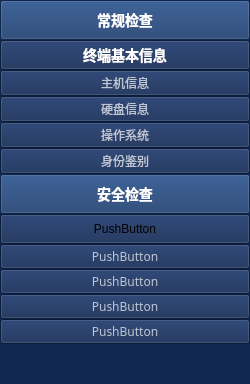
       <widget class="QFrame" name="frame_dingji">
        <property name="sizePolicy">
         <sizepolicy hsizetype="Fixed" vsizetype="Preferred">
          <horstretch>0</horstretch>
          <verstretch>0</verstretch>
         </sizepolicy>
        </property>
        <property name="minimumSize">
         <size>
          <width>250</width>
          <height>0</height>
         </size>
        </property>
        <property name="layoutDirection">
         <enum>Qt::LeftToRight</enum>
        </property>
        <property name="styleSheet">
         <string notr="true">background: #112853;</string>
        </property>
        <property name="frameShape">
         <enum>QFrame::NoFrame</enum>
        </property>
        <property name="frameShadow">
         <enum>QFrame::Raised</enum>
        </property>
        <property name="lineWidth">
         <number>0</number>
        </property>
        <layout class="QVBoxLayout" name="verticalLayout_8">
         <property name="spacing">
          <number>0</number>
         </property>
         <property name="leftMargin">
          <number>0</number>
         </property>
         <property name="topMargin">
          <number>0</number>
         </property>
         <property name="rightMargin">
          <number>0</number>
         </property>
         <property name="bottomMargin">
          <number>0</number>
         </property>
         <item>
          <widget class="QFrame" name="frame_1_1">
           <property name="frameShape">
            <enum>QFrame::NoFrame</enum>
           </property>
           <property name="frameShadow">
            <enum>QFrame::Raised</enum>
           </property>
           <property name="lineWidth">
            <number>0</number>
           </property>
           <layout class="QVBoxLayout" name="verticalLayout_4">
            <property name="spacing">
             <number>0</number>
            </property>
            <property name="leftMargin">
             <number>0</number>
            </property>
            <property name="topMargin">
             <number>0</number>
            </property>
            <property name="rightMargin">
             <number>0</number>
            </property>
            <property name="bottomMargin">
             <number>0</number>
            </property>
            <item>
             <widget class="QPushButton" name="pushButton_1_1">
              <property name="minimumSize">
               <size>
                <width>0</width>
                <height>40</height>
               </size>
              </property>
              <property name="font">
               <font>
                <family>PingFang SC</family>
                <pointsize>-1</pointsize>
                <weight>75</weight>
                <italic>false</italic>
                <bold>true</bold>
               </font>
              </property>
              <property name="styleSheet">
               <string notr="true">background: #17376A;
border-bottom: 1px solid #29407C;
font-family: PingFang SC;
font-style: normal;
font-weight: 600;
font-size: 14px;
line-height: 20px;

color: #FFFFFF;
</string>
              </property>
              <property name="text">
               <string>常规检查</string>
              </property>
              <property name="autoDefault">
               <bool>false</bool>
              </property>
              <property name="flat">
               <bool>false</bool>
              </property>
             </widget>
            </item>
            <item>
             <widget class="QFrame" name="frame_1_2">
              <property name="frameShape">
               <enum>QFrame::NoFrame</enum>
              </property>
              <property name="frameShadow">
               <enum>QFrame::Raised</enum>
              </property>
              <property name="lineWidth">
               <number>0</number>
              </property>
              <layout class="QVBoxLayout" name="verticalLayout_3">
               <property name="spacing">
                <number>0</number>
               </property>
               <property name="leftMargin">
                <number>0</number>
               </property>
               <property name="topMargin">
                <number>0</number>
               </property>
               <property name="rightMargin">
                <number>0</number>
               </property>
               <property name="bottomMargin">
                <number>0</number>
               </property>
               <item>
                <widget class="QPushButton" name="pushButton_1_2">
                 <property name="minimumSize">
                  <size>
                   <width>0</width>
                   <height>30</height>
                  </size>
                 </property>
                 <property name="styleSheet">
                  <string notr="true">font-family: PingFang SC;
font-style: normal;
font-weight: 500;
font-size: 14px;
line-height: 20px;
color: #FFFFFF;</string>
                 </property>
                 <property name="text">
                  <string>终端基本信息</string>
                 </property>
                 <property name="flat">
                  <bool>false</bool>
                 </property>
                </widget>
               </item>
               <item>
                <widget class="QFrame" name="frame_1_3">
                 <property name="frameShape">
                  <enum>QFrame::NoFrame</enum>
                 </property>
                 <property name="frameShadow">
                  <enum>QFrame::Raised</enum>
                 </property>
                 <property name="lineWidth">
                  <number>0</number>
                 </property>
                 <layout class="QVBoxLayout" name="verticalLayout_2">
                  <property name="spacing">
                   <number>0</number>
                  </property>
                  <property name="leftMargin">
                   <number>0</number>
                  </property>
                  <property name="topMargin">
                   <number>0</number>
                  </property>
                  <property name="rightMargin">
                   <number>0</number>
                  </property>
                  <property name="bottomMargin">
                   <number>0</number>
                  </property>
                  <item>
                   <widget class="QPushButton" name="pushButton_1_3_1">
                    <property name="minimumSize">
                     <size>
                      <width>0</width>
                      <height>25</height>
                     </size>
                    </property>
                    <property name="styleSheet">
                     <string notr="true">font-family: PingFang SC;
font-style: normal;
font-weight: 300;
font-size: 12px;
line-height: 17px;
color: rgba(255, 255, 255, 0.7);</string>
                    </property>
                    <property name="text">
                     <string>主机信息</string>
                    </property>
                    <property name="flat">
                     <bool>false</bool>
                    </property>
                   </widget>
                  </item>
                  <item>
                   <widget class="QPushButton" name="pushButton_1_3_2">
                    <property name="minimumSize">
                     <size>
                      <width>0</width>
                      <height>25</height>
                     </size>
                    </property>
                    <property name="styleSheet">
                     <string notr="true">font-family: PingFang SC;
font-style: normal;
font-weight: 300;
font-size: 12px;
line-height: 17px;
color: rgba(255, 255, 255, 0.7);</string>
                    </property>
                    <property name="text">
                     <string>硬盘信息</string>
                    </property>
                    <property name="flat">
                     <bool>false</bool>
                    </property>
                   </widget>
                  </item>
                  <item>
                   <widget class="QPushButton" name="pushButton_1_3_3">
                    <property name="minimumSize">
                     <size>
                      <width>0</width>
                      <height>25</height>
                     </size>
                    </property>
                    <property name="styleSheet">
                     <string notr="true">font-family: PingFang SC;
font-style: normal;
font-weight: 300;
font-size: 12px;
line-height: 17px;
color: rgba(255, 255, 255, 0.7);</string>
                    </property>
                    <property name="text">
                     <string>操作系统</string>
                    </property>
                   </widget>
                  </item>
                  <item>
                   <widget class="QPushButton" name="pushButton_1_3_4">
                    <property name="minimumSize">
                     <size>
                      <width>0</width>
                      <height>25</height>
                     </size>
                    </property>
                    <property name="styleSheet">
                     <string notr="true">font-family: PingFang SC;
font-style: normal;
font-weight: 300;
font-size: 12px;
line-height: 17px;
color: rgba(255, 255, 255, 0.7);</string>
                    </property>
                    <property name="text">
                     <string>身份鉴别</string>
                    </property>
                   </widget>
                  </item>
                 </layout>
                </widget>
               </item>
              </layout>
             </widget>
            </item>
           </layout>
          </widget>
         </item>
         <item>
          <widget class="QFrame" name="frame_2_1">
           <property name="frameShape">
            <enum>QFrame::NoFrame</enum>
           </property>
           <property name="frameShadow">
            <enum>QFrame::Raised</enum>
           </property>
           <property name="lineWidth">
            <number>0</number>
           </property>
           <layout class="QVBoxLayout" name="verticalLayout_5">
            <property name="spacing">
             <number>0</number>
            </property>
            <property name="leftMargin">
             <number>0</number>
            </property>
            <property name="topMargin">
             <number>0</number>
            </property>
            <property name="rightMargin">
             <number>0</number>
            </property>
            <property name="bottomMargin">
             <number>0</number>
            </property>
            <item>
             <widget class="QPushButton" name="pushButton_2_1">
              <property name="minimumSize">
               <size>
                <width>0</width>
                <height>40</height>
               </size>
              </property>
              <property name="styleSheet">
               <string notr="true">background: #17376A;
border-bottom: 1px solid #29407C;
font-family: PingFang SC;
font-style: normal;
font-weight: 600;
font-size: 14px;
line-height: 20px;

color: #FFFFFF;</string>
              </property>
              <property name="text">
               <string>安全检查</string>
              </property>
             </widget>
            </item>
            <item>
             <widget class="QFrame" name="frame_2_2">
              <property name="frameShape">
               <enum>QFrame::NoFrame</enum>
              </property>
              <property name="frameShadow">
               <enum>QFrame::Raised</enum>
              </property>
              <property name="lineWidth">
               <number>0</number>
              </property>
              <layout class="QVBoxLayout" name="verticalLayout_6">
               <property name="spacing">
                <number>0</number>
               </property>
               <property name="leftMargin">
                <number>0</number>
               </property>
               <property name="topMargin">
                <number>0</number>
               </property>
               <property name="rightMargin">
                <number>0</number>
               </property>
               <property name="bottomMargin">
                <number>0</number>
               </property>
               <item>
                <widget class="QPushButton" name="pushButton_2_2">
                 <property name="minimumSize">
                  <size>
                   <width>0</width>
                   <height>30</height>
                  </size>
                 </property>
                 <property name="text">
                  <string>PushButton</string>
                 </property>
                </widget>
               </item>
               <item>
                <widget class="QFrame" name="frame_2_3">
                 <property name="frameShape">
                  <enum>QFrame::NoFrame</enum>
                 </property>
                 <property name="frameShadow">
                  <enum>QFrame::Raised</enum>
                 </property>
                 <property name="lineWidth">
                  <number>0</number>
                 </property>
                 <layout class="QVBoxLayout" name="verticalLayout_7">
                  <property name="spacing">
                   <number>0</number>
                  </property>
                  <property name="leftMargin">
                   <number>0</number>
                  </property>
                  <property name="topMargin">
                   <number>0</number>
                  </property>
                  <property name="rightMargin">
                   <number>0</number>
                  </property>
                  <property name="bottomMargin">
                   <number>0</number>
                  </property>
                  <item>
                   <widget class="QPushButton" name="pushButton_2_3_1">
                    <property name="minimumSize">
                     <size>
                      <width>0</width>
                      <height>25</height>
                     </size>
                    </property>
                    <property name="styleSheet">
                     <string notr="true">font-family: PingFang SC;
font-style: normal;
font-weight: 300;
font-size: 12px;
line-height: 17px;
color: rgba(255, 255, 255, 0.7);</string>
                    </property>
                    <property name="text">
                     <string>PushButton</string>
                    </property>
                   </widget>
                  </item>
                  <item>
                   <widget class="QPushButton" name="pushButton_2_3_2">
                    <property name="minimumSize">
                     <size>
                      <width>0</width>
                      <height>25</height>
                     </size>
                    </property>
                    <property name="styleSheet">
                     <string notr="true">font-family: PingFang SC;
font-style: normal;
font-weight: 300;
font-size: 12px;
line-height: 17px;
color: rgba(255, 255, 255, 0.7);</string>
                    </property>
                    <property name="text">
                     <string>PushButton</string>
                    </property>
                   </widget>
                  </item>
                  <item>
                   <widget class="QPushButton" name="pushButton_2_3_3">
                    <property name="minimumSize">
                     <size>
                      <width>0</width>
                      <height>25</height>
                     </size>
                    </property>
                    <property name="styleSheet">
                     <string notr="true">font-family: PingFang SC;
font-style: normal;
font-weight: 300;
font-size: 12px;
line-height: 17px;
color: rgba(255, 255, 255, 0.7);</string>
                    </property>
                    <property name="text">
                     <string>PushButton</string>
                    </property>
                   </widget>
                  </item>
                  <item>
                   <widget class="QPushButton" name="pushButton_2_3_4">
                    <property name="minimumSize">
                     <size>
                      <width>0</width>
                      <height>25</height>
                     </size>
                    </property>
                    <property name="styleSheet">
                     <string notr="true">font-family: PingFang SC;
font-style: normal;
font-weight: 300;
font-size: 12px;
line-height: 17px;
color: rgba(255, 255, 255, 0.7);</string>
                    </property>
                    <property name="text">
                     <string>PushButton</string>
                    </property>
                   </widget>
                  </item>
                 </layout>
                </widget>
               </item>
              </layout>
             </widget>
            </item>
           </layout>
          </widget>
         </item>
         <item>
          <spacer name="verticalSpacer">
           <property name="orientation">
            <enum>Qt::Vertical</enum>
           </property>
           <property name="sizeHint" stdset="0">
            <size>
             <width>20</width>
             <height>40</height>
            </size>
           </property>
          </spacer>
         </item>
        </layout>
       </widget>
